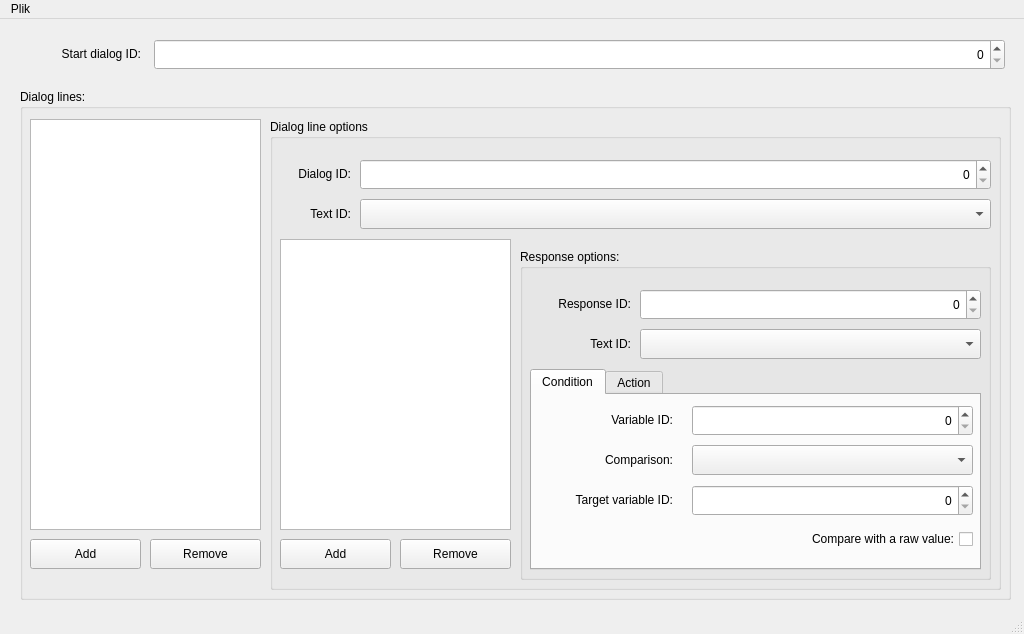
<?xml version="1.0" encoding="UTF-8"?>
<ui version="4.0">
 <class>DialogEditor</class>
 <widget class="QMainWindow" name="DialogEditor">
  <property name="geometry">
   <rect>
    <x>0</x>
    <y>0</y>
    <width>1024</width>
    <height>634</height>
   </rect>
  </property>
  <property name="windowTitle">
   <string>Dialog Editor</string>
  </property>
  <widget class="QWidget" name="centralwidget">
   <widget class="QSpinBox" name="startDialogIDBox">
    <property name="geometry">
     <rect>
      <x>154</x>
      <y>20</y>
      <width>851</width>
      <height>31</height>
     </rect>
    </property>
    <property name="alignment">
     <set>Qt::AlignRight|Qt::AlignTrailing|Qt::AlignVCenter</set>
    </property>
    <property name="maximum">
     <number>999999999</number>
    </property>
   </widget>
   <widget class="QLabel" name="startDialogIDLabel">
    <property name="geometry">
     <rect>
      <x>10</x>
      <y>20</y>
      <width>131</width>
      <height>30</height>
     </rect>
    </property>
    <property name="text">
     <string>Start dialog ID:</string>
    </property>
    <property name="alignment">
     <set>Qt::AlignRight|Qt::AlignTrailing|Qt::AlignVCenter</set>
    </property>
   </widget>
   <widget class="QGroupBox" name="dialogLinesBox">
    <property name="geometry">
     <rect>
      <x>20</x>
      <y>70</y>
      <width>991</width>
      <height>511</height>
     </rect>
    </property>
    <property name="title">
     <string>Dialog lines:</string>
    </property>
    <widget class="QListWidget" name="dialogLinesList">
     <property name="geometry">
      <rect>
       <x>10</x>
       <y>30</y>
       <width>231</width>
       <height>411</height>
      </rect>
     </property>
    </widget>
    <widget class="QGroupBox" name="dialogLineOptionsBox">
     <property name="geometry">
      <rect>
       <x>250</x>
       <y>30</y>
       <width>731</width>
       <height>471</height>
      </rect>
     </property>
     <property name="title">
      <string>Dialog line options</string>
     </property>
     <widget class="QLabel" name="dialogIDLabel">
      <property name="geometry">
       <rect>
        <x>10</x>
        <y>40</y>
        <width>71</width>
        <height>30</height>
       </rect>
      </property>
      <property name="text">
       <string>Dialog ID:</string>
      </property>
      <property name="alignment">
       <set>Qt::AlignRight|Qt::AlignTrailing|Qt::AlignVCenter</set>
      </property>
     </widget>
     <widget class="QSpinBox" name="dialogIDBox">
      <property name="geometry">
       <rect>
        <x>90</x>
        <y>40</y>
        <width>631</width>
        <height>31</height>
       </rect>
      </property>
      <property name="alignment">
       <set>Qt::AlignRight|Qt::AlignTrailing|Qt::AlignVCenter</set>
      </property>
      <property name="maximum">
       <number>999999999</number>
      </property>
     </widget>
     <widget class="QLabel" name="textIDLabel">
      <property name="geometry">
       <rect>
        <x>10</x>
        <y>80</y>
        <width>71</width>
        <height>30</height>
       </rect>
      </property>
      <property name="text">
       <string>Text ID:</string>
      </property>
      <property name="alignment">
       <set>Qt::AlignRight|Qt::AlignTrailing|Qt::AlignVCenter</set>
      </property>
     </widget>
     <widget class="QComboBox" name="textIDBox">
      <property name="geometry">
       <rect>
        <x>90</x>
        <y>80</y>
        <width>631</width>
        <height>30</height>
       </rect>
      </property>
     </widget>
     <widget class="QListWidget" name="responsesList">
      <property name="geometry">
       <rect>
        <x>10</x>
        <y>120</y>
        <width>231</width>
        <height>291</height>
       </rect>
      </property>
     </widget>
     <widget class="QPushButton" name="addResponseButton">
      <property name="geometry">
       <rect>
        <x>10</x>
        <y>420</y>
        <width>111</width>
        <height>30</height>
       </rect>
      </property>
      <property name="text">
       <string>Add</string>
      </property>
     </widget>
     <widget class="QPushButton" name="removeResponseButton">
      <property name="geometry">
       <rect>
        <x>130</x>
        <y>420</y>
        <width>111</width>
        <height>30</height>
       </rect>
      </property>
      <property name="text">
       <string>Remove</string>
      </property>
     </widget>
     <widget class="QGroupBox" name="responseOptionsBox">
      <property name="geometry">
       <rect>
        <x>250</x>
        <y>130</y>
        <width>471</width>
        <height>331</height>
       </rect>
      </property>
      <property name="title">
       <string>Response options:</string>
      </property>
      <widget class="QLabel" name="responseTextIDLabel">
       <property name="geometry">
        <rect>
         <x>10</x>
         <y>80</y>
         <width>101</width>
         <height>30</height>
        </rect>
       </property>
       <property name="text">
        <string>Text ID:</string>
       </property>
       <property name="alignment">
        <set>Qt::AlignRight|Qt::AlignTrailing|Qt::AlignVCenter</set>
       </property>
      </widget>
      <widget class="QLabel" name="responseIDLabel">
       <property name="geometry">
        <rect>
         <x>10</x>
         <y>40</y>
         <width>101</width>
         <height>30</height>
        </rect>
       </property>
       <property name="text">
        <string>Response ID:</string>
       </property>
       <property name="alignment">
        <set>Qt::AlignRight|Qt::AlignTrailing|Qt::AlignVCenter</set>
       </property>
      </widget>
      <widget class="QSpinBox" name="responseIDBox">
       <property name="geometry">
        <rect>
         <x>120</x>
         <y>40</y>
         <width>341</width>
         <height>31</height>
        </rect>
       </property>
       <property name="alignment">
        <set>Qt::AlignRight|Qt::AlignTrailing|Qt::AlignVCenter</set>
       </property>
       <property name="maximum">
        <number>999999999</number>
       </property>
      </widget>
      <widget class="QComboBox" name="responseTextIDBox">
       <property name="geometry">
        <rect>
         <x>120</x>
         <y>80</y>
         <width>341</width>
         <height>30</height>
        </rect>
       </property>
      </widget>
      <widget class="QTabWidget" name="responseWidget">
       <property name="geometry">
        <rect>
         <x>10</x>
         <y>120</y>
         <width>451</width>
         <height>201</height>
        </rect>
       </property>
       <property name="currentIndex">
        <number>0</number>
       </property>
       <widget class="QWidget" name="conditionTab">
        <attribute name="title">
         <string>Condition</string>
        </attribute>
        <widget class="QLabel" name="variableIDLabel">
         <property name="geometry">
          <rect>
           <x>40</x>
           <y>10</y>
           <width>101</width>
           <height>30</height>
          </rect>
         </property>
         <property name="text">
          <string>Variable ID:</string>
         </property>
         <property name="alignment">
          <set>Qt::AlignRight|Qt::AlignTrailing|Qt::AlignVCenter</set>
         </property>
        </widget>
        <widget class="QSpinBox" name="variableIDBox">
         <property name="geometry">
          <rect>
           <x>160</x>
           <y>10</y>
           <width>281</width>
           <height>31</height>
          </rect>
         </property>
         <property name="alignment">
          <set>Qt::AlignRight|Qt::AlignTrailing|Qt::AlignVCenter</set>
         </property>
         <property name="minimum">
          <number>0</number>
         </property>
         <property name="maximum">
          <number>999999999</number>
         </property>
         <property name="value">
          <number>0</number>
         </property>
        </widget>
        <widget class="QLabel" name="comparisonLabel">
         <property name="geometry">
          <rect>
           <x>40</x>
           <y>50</y>
           <width>101</width>
           <height>30</height>
          </rect>
         </property>
         <property name="text">
          <string>Comparison:</string>
         </property>
         <property name="alignment">
          <set>Qt::AlignRight|Qt::AlignTrailing|Qt::AlignVCenter</set>
         </property>
        </widget>
        <widget class="QComboBox" name="comparisonBox">
         <property name="geometry">
          <rect>
           <x>160</x>
           <y>50</y>
           <width>281</width>
           <height>30</height>
          </rect>
         </property>
        </widget>
        <widget class="QCheckBox" name="compareValueBox">
         <property name="geometry">
          <rect>
           <x>230</x>
           <y>130</y>
           <width>211</width>
           <height>28</height>
          </rect>
         </property>
         <property name="layoutDirection">
          <enum>Qt::RightToLeft</enum>
         </property>
         <property name="text">
          <string>Compare with a raw value:</string>
         </property>
        </widget>
        <widget class="QLabel" name="targetLabel">
         <property name="geometry">
          <rect>
           <x>10</x>
           <y>90</y>
           <width>131</width>
           <height>30</height>
          </rect>
         </property>
         <property name="text">
          <string>Target variable ID:</string>
         </property>
         <property name="alignment">
          <set>Qt::AlignRight|Qt::AlignTrailing|Qt::AlignVCenter</set>
         </property>
        </widget>
        <widget class="QSpinBox" name="targetBox">
         <property name="geometry">
          <rect>
           <x>160</x>
           <y>90</y>
           <width>281</width>
           <height>31</height>
          </rect>
         </property>
         <property name="alignment">
          <set>Qt::AlignRight|Qt::AlignTrailing|Qt::AlignVCenter</set>
         </property>
         <property name="maximum">
          <number>999999999</number>
         </property>
        </widget>
       </widget>
       <widget class="QWidget" name="ActionTab">
        <attribute name="title">
         <string>Action</string>
        </attribute>
        <widget class="QLabel" name="nextDialogIDLabel">
         <property name="geometry">
          <rect>
           <x>10</x>
           <y>10</y>
           <width>131</width>
           <height>30</height>
          </rect>
         </property>
         <property name="text">
          <string>Next dialog ID:</string>
         </property>
         <property name="alignment">
          <set>Qt::AlignRight|Qt::AlignTrailing|Qt::AlignVCenter</set>
         </property>
        </widget>
        <widget class="QSpinBox" name="nextDialogIDBox">
         <property name="geometry">
          <rect>
           <x>160</x>
           <y>10</y>
           <width>281</width>
           <height>31</height>
          </rect>
         </property>
         <property name="alignment">
          <set>Qt::AlignRight|Qt::AlignTrailing|Qt::AlignVCenter</set>
         </property>
         <property name="minimum">
          <number>-2</number>
         </property>
         <property name="maximum">
          <number>999999999</number>
         </property>
         <property name="value">
          <number>0</number>
         </property>
        </widget>
        <widget class="QLabel" name="globalVariableIDLabel">
         <property name="geometry">
          <rect>
           <x>40</x>
           <y>50</y>
           <width>101</width>
           <height>30</height>
          </rect>
         </property>
         <property name="text">
          <string>Variable ID:</string>
         </property>
         <property name="alignment">
          <set>Qt::AlignRight|Qt::AlignTrailing|Qt::AlignVCenter</set>
         </property>
        </widget>
        <widget class="QSpinBox" name="globalVariableIDBox">
         <property name="geometry">
          <rect>
           <x>160</x>
           <y>50</y>
           <width>281</width>
           <height>31</height>
          </rect>
         </property>
         <property name="alignment">
          <set>Qt::AlignRight|Qt::AlignTrailing|Qt::AlignVCenter</set>
         </property>
         <property name="minimum">
          <number>0</number>
         </property>
         <property name="maximum">
          <number>999999999</number>
         </property>
         <property name="value">
          <number>0</number>
         </property>
        </widget>
        <widget class="QLabel" name="setValueLabel">
         <property name="geometry">
          <rect>
           <x>40</x>
           <y>90</y>
           <width>101</width>
           <height>30</height>
          </rect>
         </property>
         <property name="text">
          <string>Set value:</string>
         </property>
         <property name="alignment">
          <set>Qt::AlignRight|Qt::AlignTrailing|Qt::AlignVCenter</set>
         </property>
        </widget>
        <widget class="QSpinBox" name="setValueBox">
         <property name="geometry">
          <rect>
           <x>160</x>
           <y>90</y>
           <width>281</width>
           <height>31</height>
          </rect>
         </property>
         <property name="alignment">
          <set>Qt::AlignRight|Qt::AlignTrailing|Qt::AlignVCenter</set>
         </property>
         <property name="minimum">
          <number>-999999999</number>
         </property>
         <property name="maximum">
          <number>999999999</number>
         </property>
         <property name="value">
          <number>0</number>
         </property>
        </widget>
       </widget>
      </widget>
     </widget>
    </widget>
    <widget class="QPushButton" name="addButton">
     <property name="geometry">
      <rect>
       <x>10</x>
       <y>450</y>
       <width>111</width>
       <height>30</height>
      </rect>
     </property>
     <property name="text">
      <string>Add</string>
     </property>
    </widget>
    <widget class="QPushButton" name="removeButton">
     <property name="geometry">
      <rect>
       <x>130</x>
       <y>450</y>
       <width>111</width>
       <height>30</height>
      </rect>
     </property>
     <property name="text">
      <string>Remove</string>
     </property>
    </widget>
   </widget>
  </widget>
  <widget class="QMenuBar" name="menubar">
   <property name="geometry">
    <rect>
     <x>0</x>
     <y>0</y>
     <width>1024</width>
     <height>23</height>
    </rect>
   </property>
   <widget class="QMenu" name="menuFile">
    <property name="title">
     <string>Plik</string>
    </property>
    <addaction name="actionOpen"/>
    <addaction name="actionSave"/>
    <addaction name="actionSaveAs"/>
    <addaction name="separator"/>
    <addaction name="actionExit"/>
   </widget>
   <addaction name="menuFile"/>
  </widget>
  <widget class="QStatusBar" name="statusbar">
   <property name="enabled">
    <bool>false</bool>
   </property>
  </widget>
  <action name="actionOpen">
   <property name="text">
    <string>Otwórz</string>
   </property>
  </action>
  <action name="actionSave">
   <property name="text">
    <string>Zapisz</string>
   </property>
  </action>
  <action name="actionSaveAs">
   <property name="text">
    <string>Zapisz jako</string>
   </property>
  </action>
  <action name="actionExit">
   <property name="text">
    <string>Zakończ</string>
   </property>
  </action>
 </widget>
 <tabstops>
  <tabstop>startDialogIDBox</tabstop>
  <tabstop>dialogLinesList</tabstop>
  <tabstop>addButton</tabstop>
  <tabstop>removeButton</tabstop>
  <tabstop>dialogIDBox</tabstop>
  <tabstop>textIDBox</tabstop>
  <tabstop>responsesList</tabstop>
  <tabstop>addResponseButton</tabstop>
  <tabstop>removeResponseButton</tabstop>
  <tabstop>responseIDBox</tabstop>
  <tabstop>responseTextIDBox</tabstop>
  <tabstop>responseWidget</tabstop>
  <tabstop>variableIDBox</tabstop>
  <tabstop>comparisonBox</tabstop>
  <tabstop>targetBox</tabstop>
  <tabstop>compareValueBox</tabstop>
  <tabstop>nextDialogIDBox</tabstop>
  <tabstop>globalVariableIDBox</tabstop>
  <tabstop>setValueBox</tabstop>
 </tabstops>
 <resources/>
 <connections/>
</ui>
